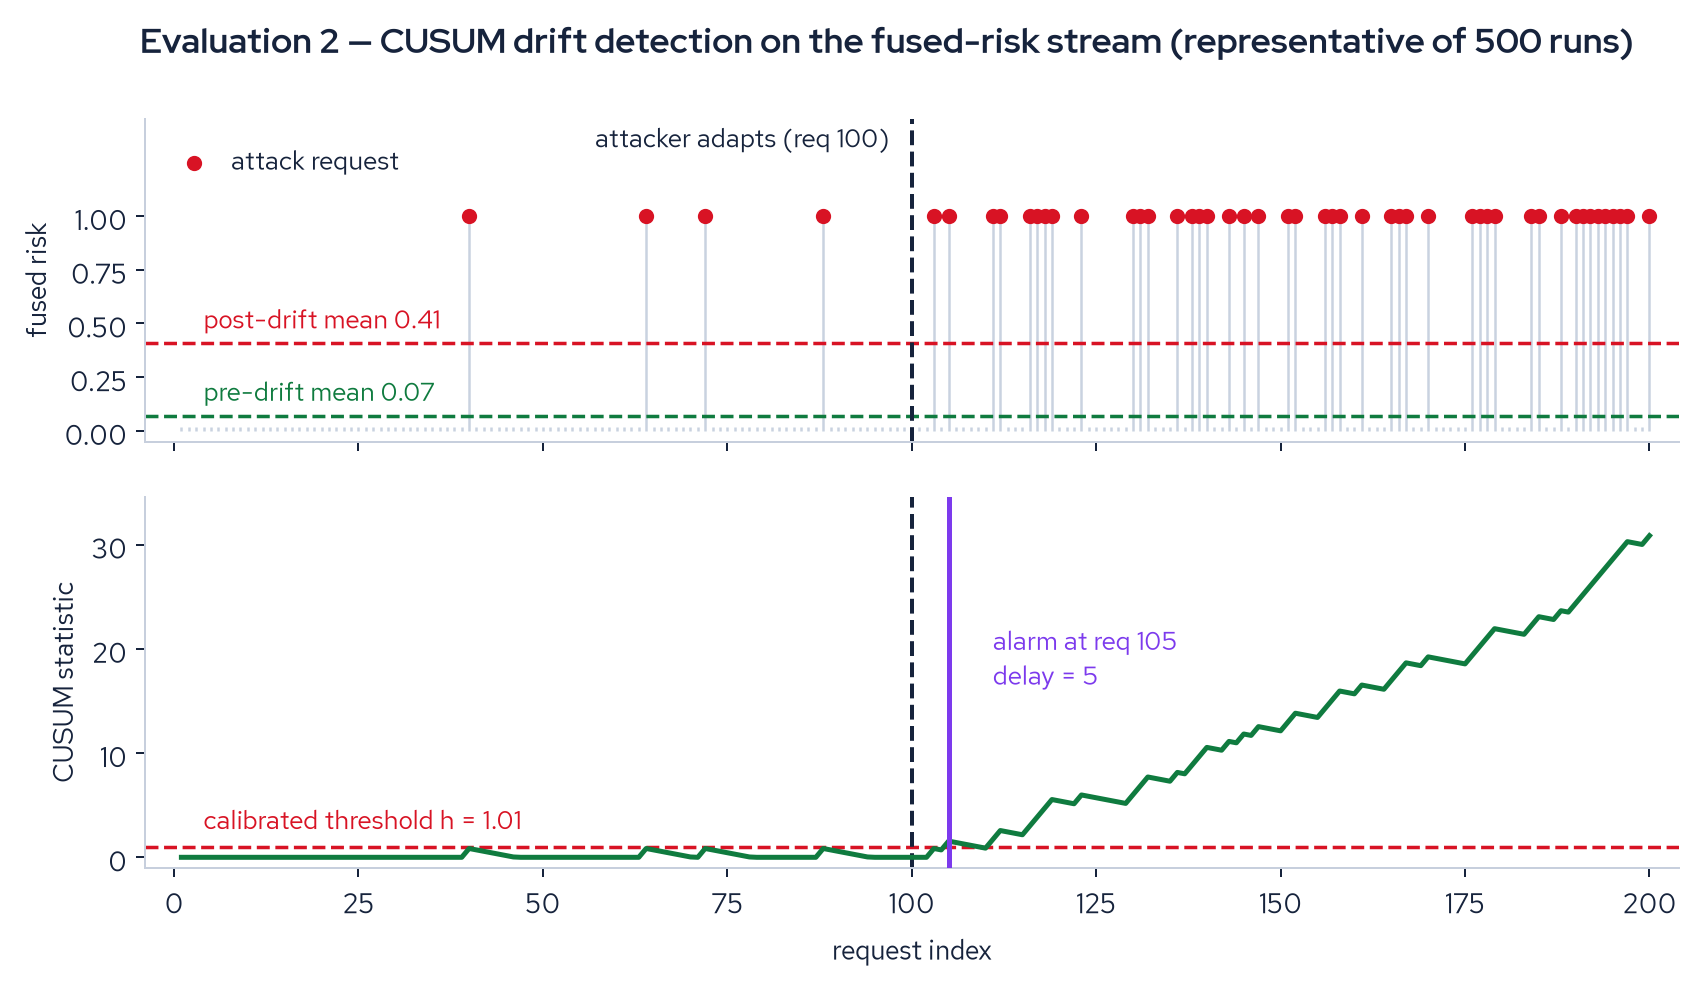

The Python source for this figure:
"""RQ2 drift figure: the representative CUSUM run, rendered from eval/drift_result.json.

One generator, one image, used by BOTH the interim and the final report so the two
cannot drift apart. Everything drawn here comes from the JSON: the risk stream, the
attack markers, the CUSUM series, the calibrated threshold and the alarm index.

Run:  eval/.venv/bin/python figures/fig_drift.py
"""
import json, pathlib
import matplotlib
matplotlib.use("Agg")
import matplotlib.pyplot as plt

ROOT = pathlib.Path(__file__).parent.parent
D = json.loads((ROOT / "eval/drift_result.json").read_text())
R = D["representative"]
t, risk, cusum, atk = R["t"], R["risk"], R["cusum"], R["is_attack"]
CP, ALARM, H = D["changepoint"], R["alarm_request"], R["h"]

INK, GREEN, RED, PURPLE, GREY = "#16233c", "#0f7b3f", "#d81324", "#7c3aed", "#8894a8"
plt.rcParams.update({"font.family": "Red Hat Text", "font.size": 11,
                     "axes.edgecolor": "#c7cfdd", "axes.labelcolor": INK,
                     "text.color": INK, "xtick.color": INK, "ytick.color": INK,
                     "axes.spines.top": False, "axes.spines.right": False})

fig, (ax1, ax2) = plt.subplots(2, 1, figsize=(11.0, 5.4), sharex=True,
                               gridspec_kw={"height_ratios": [1, 1.15], "hspace": 0.16})
fig.suptitle("Evaluation 2: CUSUM drift detection on the fused-risk stream (representative of 500 runs)",
             fontsize=14, fontweight="bold", family="Red Hat Display", y=0.985)

# ── upper: the fused-risk stream, attacks marked ──
ax1.vlines(t, 0, risk, color="#c9d2e0", lw=1.0, zorder=1)
ax1.scatter([x for x, a in zip(t, atk) if a], [r for r, a in zip(risk, atk) if a],
            s=26, color=RED, zorder=3, label="attack request")
ax1.axhline(D["mean_risk_post"], ls="--", lw=1.4, color=RED, zorder=2)
ax1.axhline(D["mean_risk_pre"], ls="--", lw=1.4, color=GREEN, zorder=2)
ax1.text(4, D["mean_risk_post"] + 0.07, f"post-drift mean {D['mean_risk_post']:.2f}", color=RED, fontsize=10.5)
ax1.text(4, D["mean_risk_pre"] + 0.07, f"pre-drift mean {D['mean_risk_pre']:.2f}", color=GREEN, fontsize=10.5)
ax1.axvline(CP, ls="--", lw=1.6, color=INK, zorder=2)
ax1.text(CP - 3, 1.32, f"attacker adapts (req {CP})", ha="right", fontsize=10.5, color=INK)
ax1.set_ylabel("fused risk"); ax1.set_ylim(-0.05, 1.45)
ax1.set_yticks([0.0, 0.25, 0.50, 0.75, 1.00])
ax1.legend(loc="upper left", frameon=False, fontsize=10.5, handletextpad=0.4)

# ── lower: the CUSUM statistic against its calibrated threshold ──
ax2.plot(t, cusum, color=GREEN, lw=2.0, zorder=3)
ax2.axhline(H, ls="--", lw=1.4, color=RED, zorder=2)
ax2.text(4, H + max(cusum) * 0.055, f"calibrated threshold h = {H:.2f}", color=RED, fontsize=10.5)
ax2.axvline(CP, ls="--", lw=1.6, color=INK, zorder=2)
ax2.axvline(ALARM, lw=2.0, color=PURPLE, zorder=4)
ax2.annotate(f"alarm at req {ALARM}\ndelay = {R['delay']}", xy=(ALARM, max(cusum) * 0.62),
             xytext=(ALARM + 6, max(cusum) * 0.62), color=PURPLE, fontsize=10.5, va="center")
ax2.set_ylabel("CUSUM statistic"); ax2.set_xlabel("request index")
ax2.set_xlim(-4, len(t) + 4); ax2.set_ylim(-1, max(cusum) * 1.12)

out = ROOT / "figures/fig_drift.png"
fig.savefig(out, dpi=180, bbox_inches="tight", facecolor="white")
print(f"wrote {out.relative_to(ROOT)}  "
      f"(alarm {ALARM}, delay {R['delay']}, h {H}, pre {D['mean_risk_pre']}, post {D['mean_risk_post']})")
